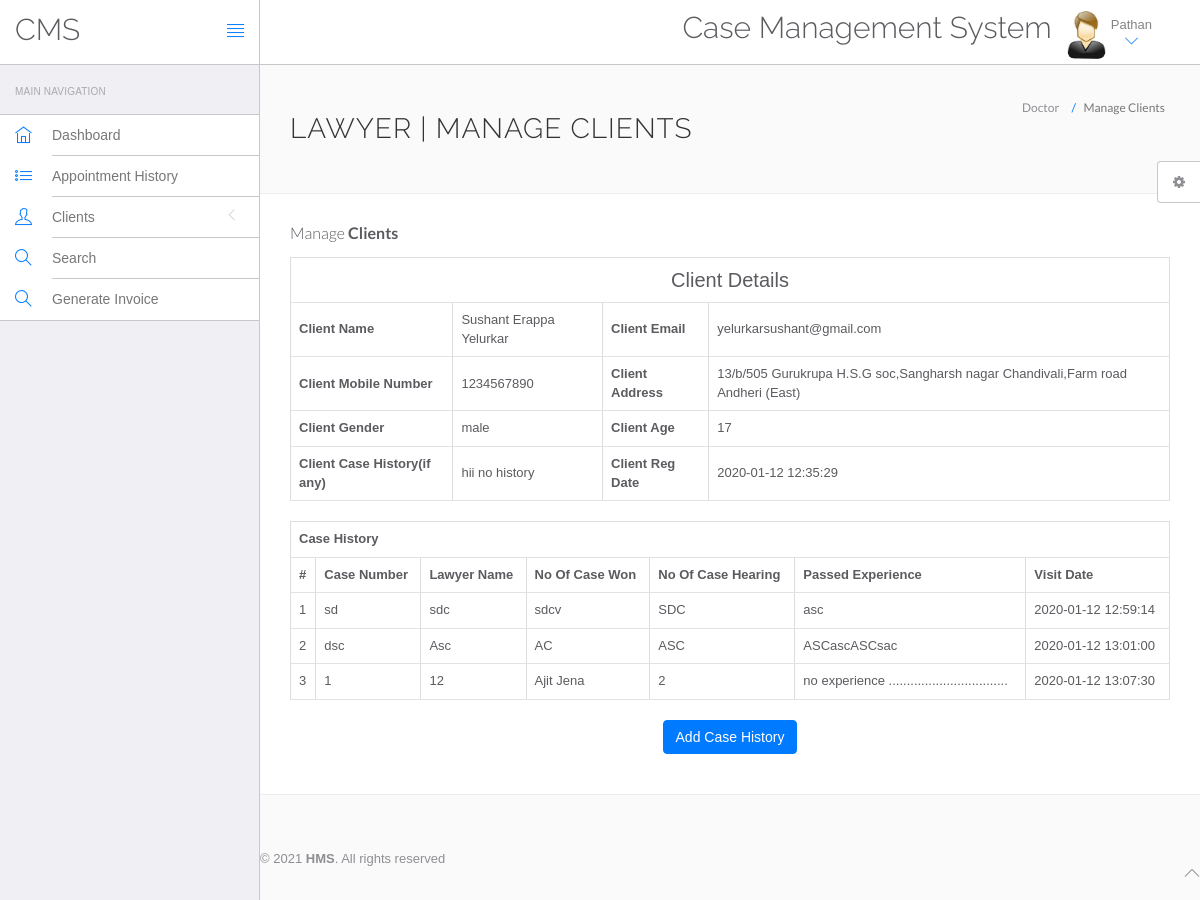
Page /hms/lawyer/view-client.php?viewid=10 (signed in) on the committed database.
### tables this page shows
CREATE TABLE `doctors` (
  `id` int(11) NOT NULL,
  `specilization` varchar(255) DEFAULT NULL,
  `doctorName` varchar(255) DEFAULT NULL,
  `LawyerCity` varchar(50) NOT NULL,
  `address` longtext DEFAULT NULL,
  `docFees` varchar(255) DEFAULT NULL,
  `contactno` bigint(11) DEFAULT NULL,
  `docEmail` varchar(255) DEFAULT NULL,
  `password` varchar(255) DEFAULT NULL,
  `creationDate` timestamp NULL DEFAULT current_timestamp(),
  `updationDate` timestamp NULL DEFAULT NULL ON UPDATE current_timestamp()
);

CREATE TABLE `tblpatient` (
  `ID` int(10) NOT NULL,
  `Docid` int(10) DEFAULT NULL,
  `PatientName` varchar(200) DEFAULT NULL,
  `PatientContno` bigint(10) DEFAULT NULL,
  `PatientEmail` varchar(200) DEFAULT NULL,
  `PatientGender` varchar(50) DEFAULT NULL,
  `PatientAdd` mediumtext DEFAULT NULL,
  `PatientAge` int(10) DEFAULT NULL,
  `PatientMedhis` mediumtext DEFAULT NULL,
  `CreationDate` timestamp NULL DEFAULT current_timestamp(),
  `UpdationDate` timestamp NULL DEFAULT NULL ON UPDATE current_timestamp()
);

CREATE TABLE `tblmedicalhistory` (
  `ID` int(10) NOT NULL,
  `PatientID` int(10) DEFAULT NULL,
  `BloodPressure` varchar(200) DEFAULT NULL,
  `BloodSugar` varchar(200) NOT NULL,
  `Weight` varchar(100) DEFAULT NULL,
  `Temperature` varchar(200) DEFAULT NULL,
  `MedicalPres` mediumtext DEFAULT NULL,
  `CreationDate` timestamp NOT NULL DEFAULT current_timestamp() ON UPDATE current_timestamp()
);

### hms/lawyer/view-client.php (the view, shortened to what this page needs)
<?php
include('include/config.php');
?>
<!DOCTYPE html>
<html lang="en">
	<head>
		<link rel="stylesheet" href="vendor/bootstrap/css/bootstrap.min.css">
		<link rel="stylesheet" href="vendor/fontawesome/css/font-awesome.min.css">
		<link rel="stylesheet" href="vendor/themify-icons/themify-icons.min.css">
		<link href="vendor/animate.css/animate.min.css" rel="stylesheet" media="screen">
		<link href="vendor/perfect-scrollbar/perfect-scrollbar.min.css" rel="stylesheet" media="screen">
		<link href="vendor/switchery/switchery.min.css" rel="stylesheet" media="screen">
		<link href="vendor/bootstrap-touchspin/jquery.bootstrap-touchspin.min.css" rel="stylesheet" media="screen">
		<link href="vendor/select2/select2.min.css" rel="stylesheet" media="screen">
		<link href="vendor/bootstrap-datepicker/bootstrap-datepicker3.standalone.min.css" rel="stylesheet" media="screen">
		<link href="vendor/bootstrap-timepicker/bootstrap-timepicker.min.css" rel="stylesheet" media="screen">
		<link rel="stylesheet" href="assets/css/styles.css">
		<link rel="stylesheet" href="assets/css/plugins.css">
		<link rel="stylesheet" href="assets/css/themes/theme-1.css" id="skin_color" />
	</head>
	<body>
		<div id="app">
<?php include('include/sidebar.php');?>
<div class="app-content">
<?php include('include/header.php');?>
<div class="main-content" >
<div class="wrap-content container" id="container">
<section id="page-title">
<div class="row">
<div class="col-sm-8">
<h1 class="mainTitle">Lawyer | Manage Clients</h1>
</div>
<ol class="breadcrumb">
<li>
<span>Doctor</span>
</li>
<li class="active">
<span>Manage Clients</span>
</li>
</ol>
</div>
</section>
<div class="container-fluid container-fullw bg-white">
<div class="row">
<div class="col-md-12">
<h5 class="over-title margin-bottom-15">Manage <span class="text-bold">Clients</span></h5>
<?php
                               $vid=$_GET['viewid'];
                               $ret=mysqli_query($con,"select * from tblpatient where ID='$vid'");
$cnt=1;
while ($row=mysqli_fetch_array($ret)) {
                               ?>
<table border="1" class="table table-bordered">
 <tr align="center">
<td colspan="4" style="font-size:20px;color:blue">
 Client Details</td></tr>
    <tr>
    <th scope>Client Name</th>
    <td><?php  echo $row['PatientName'];?></td>
    <th scope>Client Email</th>
    <td><?php  echo $row['PatientEmail'];?></td>
  </tr>
  <tr>
    <th scope>Client Mobile Number</th>
    <td><?php  echo $row['PatientContno'];?></td>
    <th>Client Address</th>
    <td><?php  echo $row['PatientAdd'];?></td>
  </tr>
    <tr>
    <th>Client Gender</th>
    <td><?php  echo $row['PatientGender'];?></td>
    <th>Client Age</th>
    <td><?php  echo $row['PatientAge'];?></td>
  </tr>
  <tr>
    <th>Client Case History(if any)</th>
    <td><?php  echo $row['PatientMedhis'];?></td>
     <th>Client Reg Date</th>
    <td><?php  echo $row['CreationDate'];?></td>
  </tr>
<?php }?>
</table>
<?php
$ret=mysqli_query($con,"select * from tblmedicalhistory  where PatientID='$vid'");
 ?>
<table id="datatable" class="table table-bordered dt-responsive nowrap" style="border-collapse: collapse; border-spacing: 0; width: 100%;">
  <tr align="center">
   <th colspan="8" >Case History</th>
  </tr>
  <tr>
    <th>#</th>
<th>Case Number</th>
<th>Lawyer Name</th>
<th>No Of Case Won</th>
<th>No Of Case Hearing</th>
<th>Passed Experience</th>
<th>Visit Date</th>
</tr>
<?php
while ($row=mysqli_fetch_array($ret)) {
  ?>
<tr>
  <td><?php echo $cnt;?></td>
 <td><?php  echo $row['BloodPressure'];?></td>
 <td><?php  echo $row['Weight'];?></td>
 <td><?php  echo $row['BloodSugar'];?></td>
  <td><?php  echo $row['Temperature'];?></td>
  <td><?php  echo $row['MedicalPres'];?></td>
  <td><?php  echo $row['CreationDate'];?></td>
</tr>
<?php $cnt=$cnt+1;} ?>
</table>
<p align="center">
 <button class="btn btn-primary waves-effect waves-light w-lg" data-toggle="modal" data-target="#myModal">Add Case History</button></p>
</div>
</div>
</div>
</div>
	<?php include('include/footer.php');?>
	<?php include('include/setting.php');?>
		</div>
	</body>
</html>

### hms/lawyer/include/header.php (shortened to what this page needs)
<header class="navbar navbar-default navbar-static-top">
					<div class="navbar-header">
						<a class="navbar-brand" href="#">
							<h2 style="padding-top:20% ">CMS</h2>
						</a>
						<a href="#" class="sidebar-toggler pull-right visible-md visible-lg" data-toggle-class="app-sidebar-closed" data-toggle-target="#app">
							<i class="ti-align-justify"></i>
						</a>
					</div>
					<div class="navbar-collapse collapse">
						<ul class="nav navbar-right">
								<li  style="padding-top:2% ">
								<h2>Case Management System</h2>
							</li>
							<li class="dropdown current-user">
								<a href class="dropdown-toggle" data-toggle="dropdown">
									<img src="assets/images/images.jpg" > <span class="username">
									<?php $query=mysqli_query($con,"select doctorName from doctors where id='".$_SESSION['id']."'");
while($row=mysqli_fetch_array($query))
{
	echo $row['doctorName'];
}
									?> <i class="ti-angle-down"></i></i></span>
								</a>
							</li>
						</ul>
					</div>
				</header>

### hms/lawyer/assets/css/themes/theme-1.css (style rules this page uses)
body { background: #FAFAFA; }
header .navbar-header { background: #ffffff !important; border-right-color: #c8c7cc !important; border-bottom-color: #c8c7cc !important; }
header .navbar-header .sidebar-toggler, header .navbar-header .sidebar-mobile-toggler { color: #007aff !important; }
header .navbar-header .navbar-brand { color: #777 !important; }
header .navbar-collapse { background: #ffffff !important; border-bottom-color: #c8c7cc !important; box-shadow: none !important; }
header .navbar-collapse .navbar-right > li > a { color: #777; }
header .navbar-collapse .navbar-right > li > a i { color: #007aff !important; }

### rows in the picture
doctors: doctorName "Pathan"
tblpatient: PatientName "Sushant Erappa Yelurkar", PatientEmail "yelurkarsushant@gmail.com", PatientContno "1234567890", PatientAdd "13/b/505 Gurukrupa H.S.G soc,Sangharsh nagar Chandivali,Farm road Andheri (East)", PatientGender "male", PatientAge "17", PatientMedhis "hii no history", CreationDate "2020-01-12 12:35:29"
tblmedicalhistory: BloodPressure "sd", Weight "sdc", BloodSugar "sdcv", Temperature "SDC", MedicalPres "asc", CreationDate "2020-01-12 12:59:14"
tblmedicalhistory: BloodPressure "dsc", Weight "Asc", BloodSugar "AC", Temperature "ASC", MedicalPres "ASCascASCsac", CreationDate "2020-01-12 13:01:00"
tblmedicalhistory: BloodPressure "1", Weight "12", BloodSugar "Ajit Jena", Temperature "2", MedicalPres "no experience .................................", CreationDate "2020-01-12 13:07:30"
